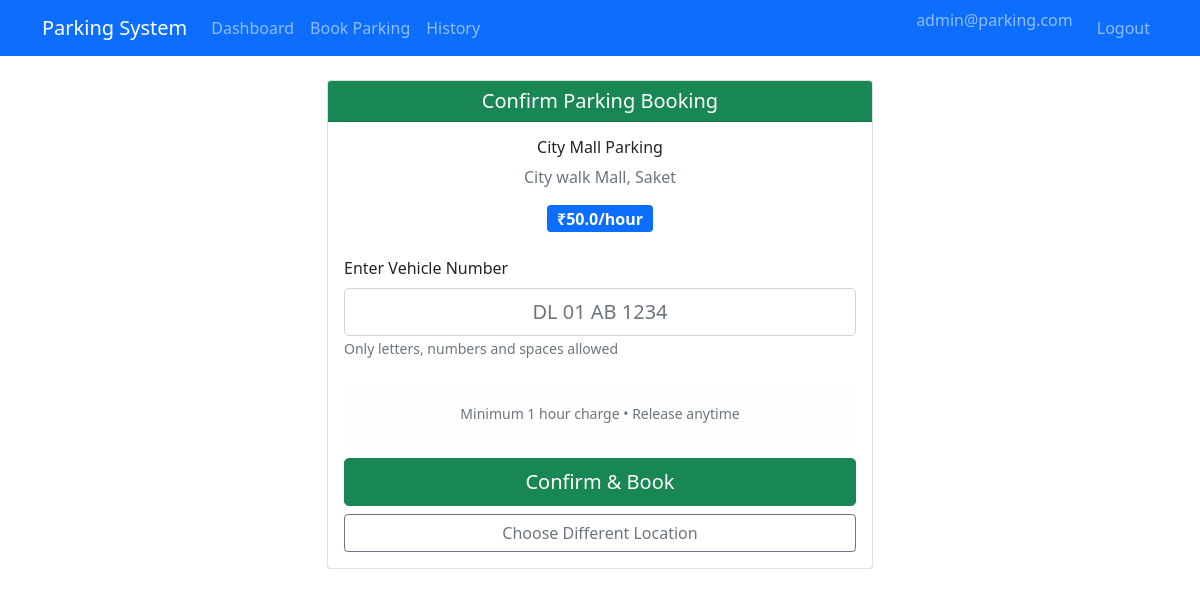
Screenshot of /book-spot/1 (signed in) with the database file from the repository.
### models/database.py (models this page shows)
class ParkingLot(db.Model):
    id = db.Column(db.Integer, primary_key=True)
    location_name = db.Column(db.String(100), nullable=False)
    address = db.Column(db.Text, nullable=False)
    pin_code = db.Column(db.String(10), nullable=False)
    price_per_hour = db.Column(db.Float, nullable=False)
    max_spots = db.Column(db.Integer, nullable=False)
    available_spots = db.Column(db.Integer, nullable=False)
    created_at = db.Column(db.DateTime, default=datetime.utcnow)
    spots = db.relationship('ParkingSpot', backref='parking_lot', lazy=True, cascade='all, delete-orphan')

### controllers/user_controller.py (the view, shortened to what this page needs)
@user_bp.route('/book-spot/<int:lot_id>', methods=['GET', 'POST'])
def book_spot(lot_id):
    if 'user_id' not in session:
        return redirect(url_for('main.login'))
    user_id = session['user_id']
    active_reservation = Reservation.query.filter_by(user_id=user_id, status='Active').first()
    if active_reservation:
        flash('You already have an active parking reservation', 'error')
        return redirect(url_for('user.dashboard'))
    lot = ParkingLot.query.get_or_404(lot_id)
    return render_template('book_spot.html', lot=lot)

### templates/book_spot.html (shortened to what this page needs)
{% extends "base.html" %}
{% block content %}
<div class="row justify-content-center">
    <div class="col-md-6">
        <div class="card">
            <div class="card-header bg-success text-white text-center">
                <h5 class="mb-0">Confirm Parking Booking</h5>
            </div>
            <div class="card-body">
                <div class="text-center mb-4">
                    <h6>{{ lot.location_name }}</h6>
                    <p class="text-muted">{{ lot.address }}</p>
                    <span class="badge bg-primary fs-6">₹{{ lot.price_per_hour }}/hour</span>
                </div>
                <form method="POST">
                    <div class="mb-4">
                        <label for="vehicle_number" class="form-label">Enter Vehicle Number</label>
                        <input type="text" class="form-control form-control-lg text-center" id="vehicle_number" name="vehicle_number"
                               placeholder="DL 01 AB 1234" required style="text-transform: uppercase;" maxlength="15" pattern="[A-Z0-9\s]+">
                        <small class="text-muted">Only letters, numbers and spaces allowed</small>
                    </div>
                    <div class="alert alert-light text-center">
                        <small class="text-muted">
                            Minimum 1 hour charge • Release anytime
                        </small>
                    </div>
                    <div class="d-grid gap-2">
                        <button type="submit" class="btn btn-success btn-lg">Confirm & Book</button>
                        <a href="{{ url_for('user.book_parking') }}" class="btn btn-outline-secondary">Choose Different Location</a>
                    </div>
                </form>
            </div>
        </div>
    </div>
</div>
{% endblock %}

### rows the page displays
ParkingLot: location_name "City Mall Parking", address "City walk Mall, Saket", price_per_hour "50.0"

### other values shown
{{ session.user_name }} "admin@parking.com"
